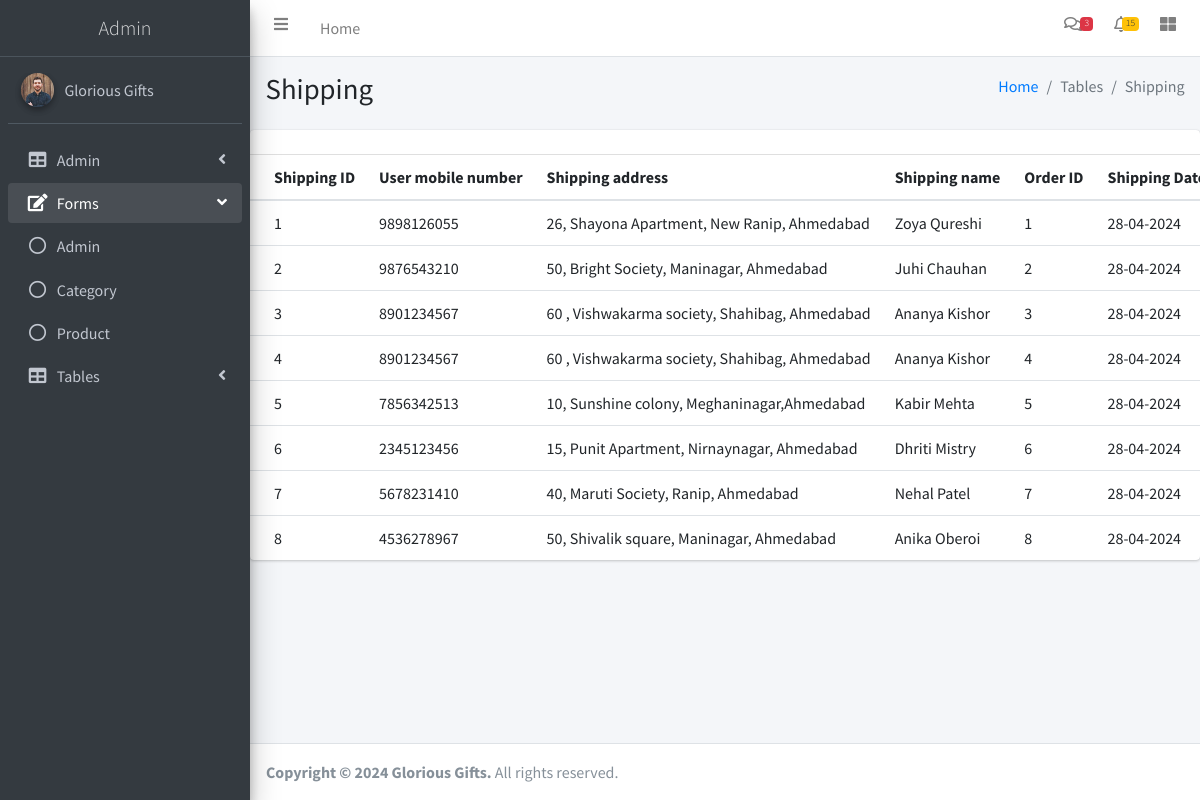
/adminlte/shipping-table.php, run on the app's committed database.
### tables this page shows
CREATE TABLE `tbl_shipping` (
  `shipping_id` int(11) NOT NULL,
  `user_mobile` bigint(50) NOT NULL,
  `shipping_address` text NOT NULL,
  `shipping_name` varchar(50) NOT NULL,
  `order_id` int(20) NOT NULL,
  `shipping_date` varchar(50) NOT NULL
);

CREATE TABLE `tbl_ordermaster` (
  `order_id` int(5) NOT NULL,
  `ordermaster_date` varchar(200) NOT NULL,
  `ordermaster_status` varchar(20) NOT NULL,
  `user_id` int(5) NOT NULL
);

### adminlte/shipping-table.php (the view, shortened to what this page needs)
<!DOCTYPE html>
<html>
<head>
  <link rel="stylesheet" href="plugins/fontawesome-free/css/all.min.css">
  <link rel="stylesheet" href="https://code.ionicframework.com/ionicons/2.0.1/css/ionicons.min.css">
  <link rel="stylesheet" href="plugins/datatables-bs4/css/dataTables.bootstrap4.min.css">
  <link rel="stylesheet" href="plugins/datatables-responsive/css/responsive.bootstrap4.min.css">
  <link rel="stylesheet" href="dist/css/adminlte.min.css">
</head>
<body class="hold-transition sidebar-mini">
<div class="wrapper">
   <?php
   include './themepart/header-menu.php';
   ?>
   <?php
    include './themepart/sidebar.php';
   ?>
  <div class="content-wrapper">
    <section class="content-header">
      <div class="container-fluid">
        <div class="row mb-2">
          <div class="col-sm-6">
            <h1>Shipping</h1>
          </div>
          <div class="col-sm-6">
            <ol class="breadcrumb float-sm-right">
              <li class="breadcrumb-item"><a href="#">Home</a></li>
              <li class="breadcrumb-item active">Tables</li>
              <li class="breadcrumb-item active">Shipping</li>
            </ol>
          </div>
        </div>
      </div>
    </section>
    <div class="row">
          <div class="col-12">
            <div class="card">
              <div class="card-header">
              </div>
              <div class="card-body table-responsive p-0">
                <table class="table table-hover text-nowrap">
                  <thead>
                    <tr>
                      <th>Shipping ID</th>
                      <th>User mobile number</th>
                      <th>Shipping address</th>
                      <th>Shipping name</th>
                      <th>Order ID</th>
                      <th>Shipping Date</th>
                    </tr>
                  </thead>
                  <tbody>
                   <?php
                    include './connection.php';
                    $sq=mysqli_query($connection,"select * from tbl_shipping");
                    while($data=mysqli_fetch_array($sq))
                    {
                      $oq=mysqli_query($connection,"select * from tbl_ordermaster where order_id='{$data['order_id']}'");
                      $odata=mysqli_fetch_array($oq);
                      echo "<tr>";
                      echo "<td>{$data['shipping_id']}</td>";
                      echo "<td>{$data['user_mobile']}</td>";
                      echo "<td>{$data['shipping_address']}</td>";
                      echo "<td>{$data['shipping_name']}</td>";
                      echo "<td>{$odata['order_id']}</td>";
                      echo "<td>{$data['shipping_date']}</td>";
                    }
                   ?>
                  </tbody>
                </table>
              </div>
            </div>
          </div>
        </div>
</div>
<?php
 include './themepart/footer.php';
 ?>
</body>
</html>

### data on the page
tbl_shipping: shipping_id "1", user_mobile "9898126055", shipping_address "26, Shayona Apartment, New Ranip, Ahmedabad", shipping_name "Zoya Qureshi", order.order_id "1", shipping_date "28-04-2024"
tbl_shipping: shipping_id "2", user_mobile "9876543210", shipping_address "50, Bright Society, Maninagar, Ahmedabad", shipping_name "Juhi Chauhan", order.order_id "2", shipping_date "28-04-2024"
tbl_shipping: shipping_id "3", user_mobile "8901234567", shipping_address "60 , Vishwakarma society, Shahibag, Ahmedabad", shipping_name "Ananya Kishor", order.order_id "3", shipping_date "28-04-2024"
tbl_shipping: shipping_id "4", user_mobile "8901234567", shipping_address "60 , Vishwakarma society, Shahibag, Ahmedabad", shipping_name "Ananya Kishor", order.order_id "4", shipping_date "28-04-2024"
tbl_shipping: shipping_id "5", user_mobile "7856342513", shipping_address "10, Sunshine colony, Meghaninagar,Ahmedabad", shipping_name "Kabir Mehta", order.order_id "5", shipping_date "28-04-2024"
tbl_shipping: shipping_id "6", user_mobile "2345123456", shipping_address "15, Punit Apartment, Nirnaynagar, Ahmedabad", shipping_name "Dhriti Mistry", order.order_id "6", shipping_date "28-04-2024"
tbl_shipping: shipping_id "7", user_mobile "5678231410", shipping_address "40, Maruti Society, Ranip, Ahmedabad", shipping_name "Nehal Patel", order.order_id "7", shipping_date "28-04-2024"
tbl_shipping: shipping_id "8", user_mobile "4536278967", shipping_address "50, Shivalik square, Maninagar, Ahmedabad", shipping_name "Anika Oberoi", order.order_id "8", shipping_date "28-04-2024"
